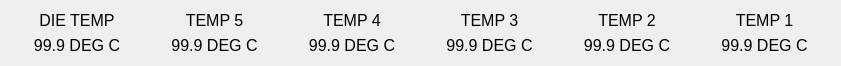
      <widget class="QWidget" name="horizontalLayoutWidget_8">
       <property name="geometry">
        <rect>
         <x>10</x>
         <y>480</y>
         <width>841</width>
         <height>50</height>
        </rect>
       </property>
       <layout class="QHBoxLayout" name="horizontalLayout_8">
        <item>
         <layout class="QVBoxLayout" name="verticalLayout_13">
          <item>
           <widget class="QLabel" name="label_23">
            <property name="font">
             <font>
              <pointsize>12</pointsize>
             </font>
            </property>
            <property name="text">
             <string>DIE TEMP</string>
            </property>
            <property name="alignment">
             <set>Qt::AlignCenter</set>
            </property>
           </widget>
          </item>
          <item>
           <widget class="QLabel" name="label_24">
            <property name="font">
             <font>
              <pointsize>12</pointsize>
             </font>
            </property>
            <property name="text">
             <string>99.9 DEG C</string>
            </property>
            <property name="alignment">
             <set>Qt::AlignCenter</set>
            </property>
           </widget>
          </item>
         </layout>
        </item>
        <item>
         <layout class="QVBoxLayout" name="verticalLayout_7">
          <item>
           <widget class="QLabel" name="label_11">
            <property name="font">
             <font>
              <pointsize>12</pointsize>
             </font>
            </property>
            <property name="text">
             <string>TEMP 5</string>
            </property>
            <property name="alignment">
             <set>Qt::AlignCenter</set>
            </property>
           </widget>
          </item>
          <item>
           <widget class="QLabel" name="label_12">
            <property name="font">
             <font>
              <pointsize>12</pointsize>
             </font>
            </property>
            <property name="text">
             <string>99.9 DEG C</string>
            </property>
            <property name="alignment">
             <set>Qt::AlignCenter</set>
            </property>
           </widget>
          </item>
         </layout>
        </item>
        <item>
         <layout class="QVBoxLayout" name="verticalLayout_8">
          <item>
           <widget class="QLabel" name="label_13">
            <property name="font">
             <font>
              <pointsize>12</pointsize>
             </font>
            </property>
            <property name="text">
             <string>TEMP 4</string>
            </property>
            <property name="alignment">
             <set>Qt::AlignCenter</set>
            </property>
           </widget>
          </item>
          <item>
           <widget class="QLabel" name="label_14">
            <property name="font">
             <font>
              <pointsize>12</pointsize>
             </font>
            </property>
            <property name="text">
             <string>99.9 DEG C</string>
            </property>
            <property name="alignment">
             <set>Qt::AlignCenter</set>
            </property>
           </widget>
          </item>
         </layout>
        </item>
        <item>
         <layout class="QVBoxLayout" name="verticalLayout_9">
          <item>
           <widget class="QLabel" name="label_15">
            <property name="font">
             <font>
              <pointsize>12</pointsize>
             </font>
            </property>
            <property name="text">
             <string>TEMP 3</string>
            </property>
            <property name="alignment">
             <set>Qt::AlignCenter</set>
            </property>
           </widget>
          </item>
          <item>
           <widget class="QLabel" name="label_16">
            <property name="font">
             <font>
              <pointsize>12</pointsize>
             </font>
            </property>
            <property name="text">
             <string>99.9 DEG C</string>
            </property>
            <property name="alignment">
             <set>Qt::AlignCenter</set>
            </property>
           </widget>
          </item>
         </layout>
        </item>
        <item>
         <layout class="QVBoxLayout" name="verticalLayout_10">
          <item>
           <widget class="QLabel" name="label_17">
            <property name="font">
             <font>
              <pointsize>12</pointsize>
             </font>
            </property>
            <property name="text">
             <string>TEMP 2</string>
            </property>
            <property name="alignment">
             <set>Qt::AlignCenter</set>
            </property>
           </widget>
          </item>
          <item>
           <widget class="QLabel" name="label_18">
            <property name="font">
             <font>
              <pointsize>12</pointsize>
             </font>
            </property>
            <property name="text">
             <string>99.9 DEG C</string>
            </property>
            <property name="alignment">
             <set>Qt::AlignCenter</set>
            </property>
           </widget>
          </item>
         </layout>
        </item>
        <item>
         <layout class="QVBoxLayout" name="verticalLayout_11">
          <item>
           <widget class="QLabel" name="label_19">
            <property name="font">
             <font>
              <pointsize>12</pointsize>
             </font>
            </property>
            <property name="text">
             <string>TEMP 1</string>
            </property>
            <property name="alignment">
             <set>Qt::AlignCenter</set>
            </property>
           </widget>
          </item>
          <item>
           <widget class="QLabel" name="label_20">
            <property name="font">
             <font>
              <pointsize>12</pointsize>
             </font>
            </property>
            <property name="text">
             <string>99.9 DEG C</string>
            </property>
            <property name="alignment">
             <set>Qt::AlignCenter</set>
            </property>
           </widget>
          </item>
         </layout>
        </item>
       </layout>
      </widget>
